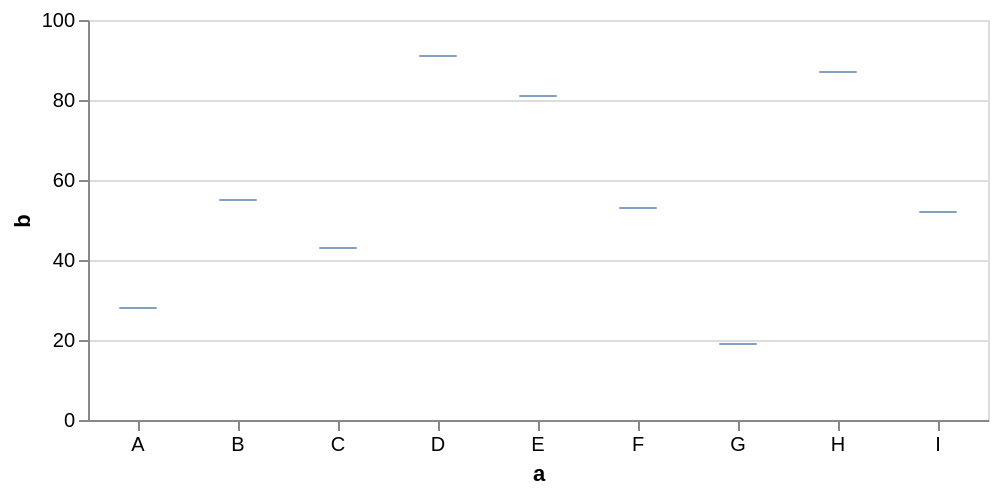

Write the Vega-Lite specification saved for this chart.
### Vega specification from a JSON file in a GitHub repository (floating-point values rounded to 4 significant figures)
{"$schema": "https://vega.github.io/schema/vega/v5.json", "description": "A simple bar chart with embedded data.", "background": "white", "padding": 5, "height": 200, "style": "cell", "data": [{"name": "source_0", "values": [{"a": "A", "b": 28}, {"a": "B", "b": 55}, {"a": "C", "b": 43}, {"a": "D", "b": 91}, {"a": "E", "b": 81}, {"a": "F", "b": 53}, {"a": "G", "b": 19}, {"a": "H", "b": 87}, {"a": "I", "b": 52}]}, {"name": "data_0", "source": "source_0", "transform": [{"type": "filter", "expr": "isValid(datum[\"b\"]) && isFinite(+datum[\"b\"])"}]}], "signals": [{"name": "x_step", "value": 50}, {"name": "width", "update": "bandspace(domain('x').length, 0.25, 0.125) * x_step"}], "marks": [{"name": "marks", "type": "rect", "style": ["tick"], "from": {"data": "data_0"}, "encode": {"update": {"opacity": {"value": 0.7}, "fill": {"value": "#4c78a8"}, "ariaRoleDescription": {"value": "tick"}, "description": {"signal": "\"a: \" + (isValid(datum[\"a\"]) ? datum[\"a\"] : \"\"+datum[\"a\"]) + \"; b: \" + (format(datum[\"b\"], \"\"))"}, "x": {"scale": "x", "field": "a", "band": 0.25}, "width": {"signal": "max(0.25, 0.5 * bandwidth('x'))"}, "yc": {"scale": "y", "field": "b"}, "height": {"value": 1}}}}], "scales": [{"name": "x", "type": "band", "domain": {"data": "data_0", "field": "a", "sort": true}, "range": {"step": {"signal": "x_step"}}, "paddingInner": 0.25, "paddingOuter": 0.125}, {"name": "y", "type": "linear", "domain": {"data": "data_0", "field": "b"}, "range": [{"signal": "height"}, 0], "nice": true, "zero": true}], "axes": [{"scale": "y", "orient": "left", "gridScale": "x", "grid": true, "tickCount": {"signal": "ceil(height/40)"}, "domain": false, "labels": false, "aria": false, "maxExtent": 0, "minExtent": 0, "ticks": false, "zindex": 0}, {"scale": "x", "orient": "bottom", "grid": false, "title": "a", "labelAngle": 0, "labelBaseline": "top", "zindex": 0}, {"scale": "y", "orient": "left", "grid": false, "title": "b", "labelOverlap": true, "tickCount": {"signal": "ceil(height/40)"}, "zindex": 0}]}
